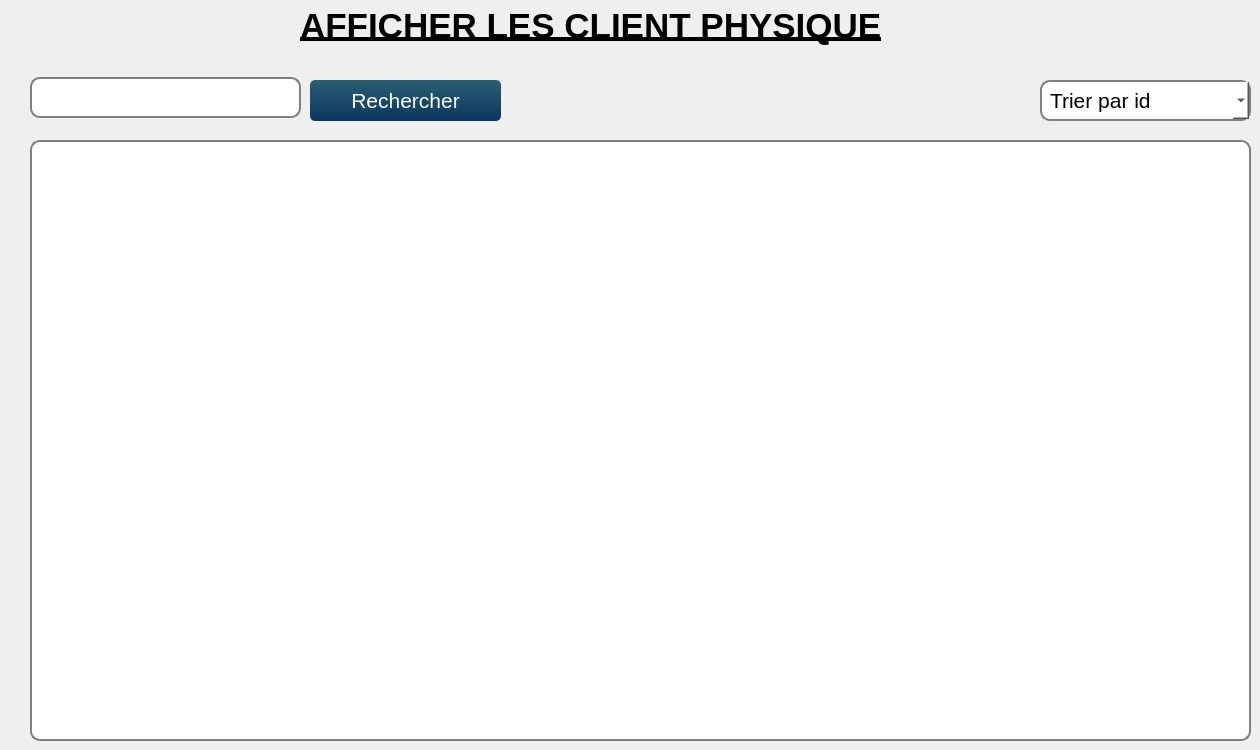
       <widget class="QWidget" name="afficher_2">
        <widget class="QLabel" name="label_23">
         <property name="geometry">
          <rect>
           <x>300</x>
           <y>-10</y>
           <width>721</width>
           <height>71</height>
          </rect>
         </property>
         <property name="font">
          <font>
           <family>Helvetica</family>
           <pointsize>26</pointsize>
           <weight>75</weight>
           <bold>true</bold>
           <underline>true</underline>
          </font>
         </property>
         <property name="text">
          <string>AFFICHER LES CLIENT PHYSIQUE</string>
         </property>
        </widget>
        <widget class="QTableView" name="tableView_6">
         <property name="geometry">
          <rect>
           <x>30</x>
           <y>140</y>
           <width>1221</width>
           <height>601</height>
          </rect>
         </property>
         <property name="font">
          <font>
           <pointsize>20</pointsize>
          </font>
         </property>
         <property name="styleSheet">
          <string notr="true">background-color: rgb(255, 255, 255);

    border: 2px solid gray;
    border-radius: 10px;
    padding: 0 8px;
    selection-background-color: darkgray;</string>
         </property>
        </widget>
        <widget class="QComboBox" name="comboBox_29">
         <property name="geometry">
          <rect>
           <x>1040</x>
           <y>80</y>
           <width>211</width>
           <height>41</height>
          </rect>
         </property>
         <property name="font">
          <font>
           <family>Helvetica</family>
           <pointsize>16</pointsize>
          </font>
         </property>
         <property name="layoutDirection">
          <enum>Qt::LeftToRight</enum>
         </property>
         <property name="styleSheet">
          <string notr="true">background-color: rgb(255, 255, 255);

    border: 2px solid gray;
    border-radius: 10px;
    padding: 0 8px;
    selection-background-color: darkgray;</string>
         </property>
         <property name="maxVisibleItems">
          <number>3</number>
         </property>
         <property name="insertPolicy">
          <enum>QComboBox::InsertAtTop</enum>
         </property>
         <item>
          <property name="text">
           <string>Trier par id</string>
          </property>
         </item>
         <item>
          <property name="text">
           <string>Trier par date</string>
          </property>
         </item>
         <item>
          <property name="text">
           <string>Trier par nom</string>
          </property>
         </item>
        </widget>
        <widget class="QLineEdit" name="lineEdit_69">
         <property name="geometry">
          <rect>
           <x>30</x>
           <y>77</y>
           <width>271</width>
           <height>41</height>
          </rect>
         </property>
         <property name="styleSheet">
          <string notr="true">background-color: rgb(255, 255, 255);

    border: 2px solid gray;
    border-radius: 10px;
    padding: 0 8px;
    selection-background-color: darkgray;</string>
         </property>
        </widget>
        <widget class="QPushButton" name="pushButton_38">
         <property name="geometry">
          <rect>
           <x>310</x>
           <y>80</y>
           <width>191</width>
           <height>41</height>
          </rect>
         </property>
         <property name="font">
          <font>
           <family>Helvetica</family>
           <pointsize>16</pointsize>
          </font>
         </property>
         <property name="styleSheet">
          <string notr="true">QPushButton{
	background-color: qlineargradient(spread:pad, x1:1, y1:0, x2:1, y2:1, stop:0 rgba(42, 95, 113, 255),stop:1 rgba(12, 53, 97, 255));
	color: #fff;
	border: 0px;
	border-radius: 5px;
	padding: 5px;
}

QPushButton::hover
{
	background-color: qlineargradient(spread:pad, x1:1, y1:0, x2:1, y2:1, stop:0 rgba(167, 214, 50, 255),stop:1 rgba(98, 169, 67, 255));
	color: #fff;

}
QPushButton::pressed
{
	background-color: qlineargradient(spread:pad, x1:1, y1:0, x2:1, y2:1, stop:0 rgba(147, 194, 30, 255),stop:1 rgba(78, 149, 47, 255));
	color: #fff;
	border: 0px;
	border-radius: 5px;
	padding: 5px;

}</string>
         </property>
         <property name="text">
          <string>Rechercher</string>
         </property>
        </widget>
       </widget>
